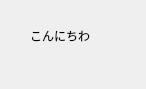
<?xml version="1.0" encoding="UTF-8"?>
<ui version="4.0">
 <class>Form</class>
 <widget class="QWidget" name="Form">
  <property name="geometry">
   <rect>
    <x>0</x>
    <y>0</y>
    <width>146</width>
    <height>89</height>
   </rect>
  </property>
  <property name="windowTitle">
   <string>Form</string>
  </property>
  <widget class="QLabel" name="label">
   <property name="geometry">
    <rect>
     <x>30</x>
     <y>20</y>
     <width>91</width>
     <height>31</height>
    </rect>
   </property>
   <property name="text">
    <string>こんにちわ</string>
   </property>
  </widget>
 </widget>
 <resources/>
 <connections/>
</ui>
